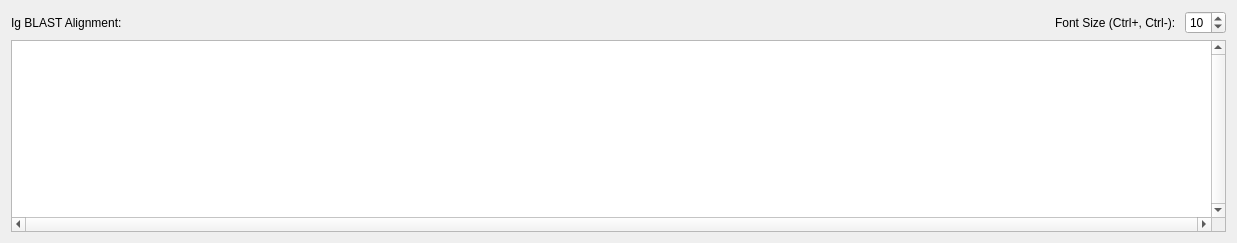
      <widget class="QWidget" name="tabAlignment">
       <attribute name="title">
        <string>Alignment</string>
       </attribute>
       <layout class="QGridLayout" name="gridLayout_16">
        <item row="0" column="0">
         <widget class="QLabel" name="lblAlignment">
          <property name="minimumSize">
           <size>
            <width>500</width>
            <height>0</height>
           </size>
          </property>
          <property name="text">
           <string>Ig BLAST Alignment:</string>
          </property>
         </widget>
        </item>
        <item row="0" column="1">
         <spacer name="horizontalSpacer_5">
          <property name="orientation">
           <enum>Qt::Horizontal</enum>
          </property>
          <property name="sizeHint" stdset="0">
           <size>
            <width>532</width>
            <height>20</height>
           </size>
          </property>
         </spacer>
        </item>
        <item row="0" column="2">
         <widget class="QLabel" name="label_8">
          <property name="text">
           <string>Font Size (Ctrl+, Ctrl-): </string>
          </property>
         </widget>
        </item>
        <item row="0" column="3">
         <widget class="QSpinBox" name="spnAlignFont">
          <property name="cursor">
           <cursorShape>ArrowCursor</cursorShape>
          </property>
          <property name="minimum">
           <number>6</number>
          </property>
          <property name="maximum">
           <number>36</number>
          </property>
          <property name="value">
           <number>10</number>
          </property>
         </widget>
        </item>
        <item row="1" column="0" colspan="4">
         <widget class="QTextEdit" name="txtSeqAlignment">
          <property name="font">
           <font>
            <family>Courier New</family>
            <pointsize>10</pointsize>
           </font>
          </property>
          <property name="verticalScrollBarPolicy">
           <enum>Qt::ScrollBarAlwaysOn</enum>
          </property>
          <property name="horizontalScrollBarPolicy">
           <enum>Qt::ScrollBarAlwaysOn</enum>
          </property>
          <property name="lineWrapMode">
           <enum>QTextEdit::NoWrap</enum>
          </property>
         </widget>
        </item>
       </layout>
      </widget>
